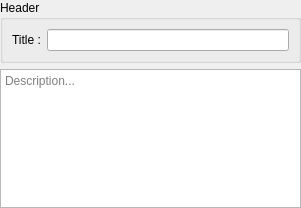
<?xml version="1.0" encoding="UTF-8"?>
<ui version="4.0">
 <class>global_report_settings</class>
 <widget class="QWidget" name="global_report_settings">
  <property name="geometry">
   <rect>
    <x>0</x>
    <y>0</y>
    <width>301</width>
    <height>208</height>
   </rect>
  </property>
  <property name="windowTitle">
   <string>Form</string>
  </property>
  <property name="windowIcon">
   <iconset resource="gex.qrc">
    <normaloff>:/gex/icons/gex_application_48x48.png</normaloff>:/gex/icons/gex_application_48x48.png</iconset>
  </property>
  <layout class="QGridLayout" name="gridLayout_2">
   <property name="leftMargin">
    <number>0</number>
   </property>
   <property name="topMargin">
    <number>0</number>
   </property>
   <property name="rightMargin">
    <number>0</number>
   </property>
   <property name="bottomMargin">
    <number>0</number>
   </property>
   <item row="0" column="0">
    <widget class="QGroupBox" name="groupBox">
     <property name="title">
      <string>Header</string>
     </property>
     <layout class="QGridLayout" name="gridLayout">
      <item row="0" column="1">
       <widget class="QLineEdit" name="lineEdit"/>
      </item>
      <item row="0" column="0">
       <widget class="QLabel" name="label">
        <property name="text">
         <string>Title :</string>
        </property>
       </widget>
      </item>
     </layout>
    </widget>
   </item>
   <item row="1" column="0">
    <widget class="QTextEdit" name="textEdit">
     <property name="placeholderText">
      <string>Description...</string>
     </property>
    </widget>
   </item>
  </layout>
 </widget>
 <resources>
  <include location="../../gex.qrc"/>
 </resources>
 <connections/>
</ui>
